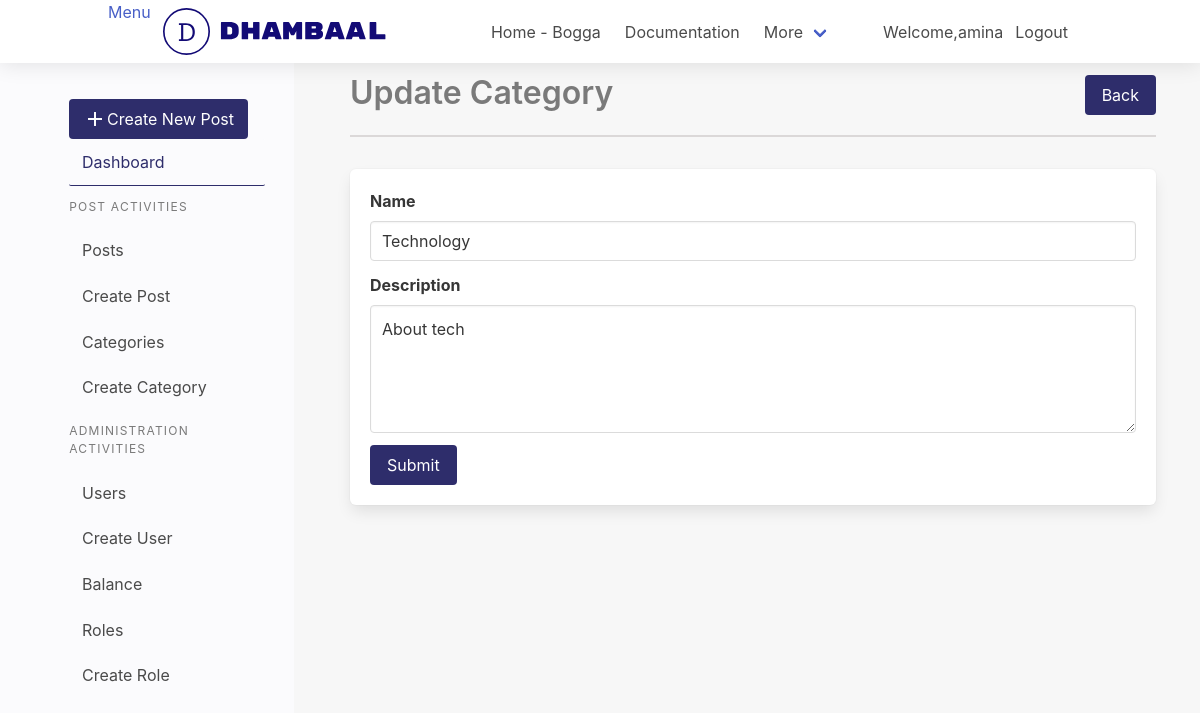
/dashboard/category/1/update/ (signed in), run on the app's committed database.
### app/auth/models/User.py (models this page shows, shortened)
class User(db.Model, UserMixin):
    __tablename__ = 'users'
    id = db.Column(db.Integer, primary_key=True)
    email = db.Column(db.String(255), unique=True)
    username = db.Column(db.String(80), unique=True)
    name = db.Column(db.String(120), nullable=True)
    password = db.Column(db.String(255))
    role = db.Column(db.String(80), default="User")
    confirmed_at = db.Column(db.DateTime())

### app/dashboard/models/category.py (models this page shows, shortened)
@dataclass
class Category(db.Model):
    __name__ = "category"
    id: int = db.Column(db.Integer, nullable=False, primary_key=True)
    name: str = db.Column(db.String(80), nullable=False, unique=True)
    description: str = db.Column(db.Text)
    created_at: datetime = db.Column(
        db.DateTime, nullable=False, default=datetime.utcnow)
    modified_at: datetime = db.Column(
        db.DateTime, nullable=False, default=datetime.utcnow, onupdate=datetime.utcnow)

### app/dashboard/dashboard.py (the view)
@dashboard_bp.route('/category/<int:id>/update/', methods=['GET', 'POST'])
def update_category(id):
    category = Category.query.get_or_404(id)
    form = CategoryForm()
    if form.validate_on_submit():
        category.name = form.name.data
        category.description = form.description.data
        category.save()
        flash("Category Updated Sucessfully", 'is-success')
        return redirect(url_for('dashboard.get_categories'))
    elif request.method == 'GET':
        form.name.data = category.name
        form.description.data = category.description
    return render_template("categories/create_update.html", title="Update Category", form=form)

### app/dashboard/forms/category_form.py
class CategoryForm(FlaskForm):
    name = StringField('Name', validators=[
                       DataRequired(), length(min=3, max=20)])
    description = TextAreaField('Description')
    submit = SubmitField("Submit")

### app/auth/models/User.py (called while the page is built)
@login_manger.user_loader
def load_user(user_id):
    return User.query.get_or_404(int(user_id))

### app/dashboard/templates/categories/create_update.html (shortened to what this page needs)
{% extends 'layout/base.html'%} {% block content%}
{% from 'macro.html' import section_heading with context %}
{{section_heading(title=title,link='dashboard.get_categories',btn_text="Back")}}
{% from 'macro.html' import form_input with context %}
<form method="POST" class="box">
  {{form_input(input=form.name,label=form.name.label,type="input",errors=form.name.errors)}}
  {{form_input(input=form.description,label=form.description.label,type="textarea",errors=form.description.errors)}}
  {{form.submit(class="button is-primary")}}
</form>
{% endblock content %}

### app/dashboard/templates/layout/header.html (shortened to what this page needs)
<nav class="navbar" role="navigation" aria-label="main navigation">
  <div class="container">
    <div class="navbar-brand">
      <a id="sidebar-hide">Menu</a>
      <a class="navbar-item" href="{{url_for('dashboard.index')}}">
      </a>
    </div>
    <div id="nav-links" class="navbar-menu">
      <div class="navbar-start">
        <a class="navbar-item"> Home - Bogga </a>
        <a class="navbar-item"> Documentation </a>
        <div class="navbar-item has-dropdown is-hoverable">
          <a class="navbar-link"> More </a>
        </div>
      </div>
      <div class="navbar-end">
        <div class="navbar-item">
        {%if current_user.is_authenticated%}
          <p>Welcome,{{current_user.username}}</p>
           <a class="navbar-item" href="{{url_for('auth.logout')}}"> Logout </a>
          {%endif%}
        </div>
      </div>
    </div>
  </div>
</nav>

### app/dashboard/templates/macro.html
{% macro section_heading(title="Section
Title",link="dashboard.posts",btn_text="Add") %}
<div class="section-heading">
  <h1 class="title is-3 has-text-grey">{{title}}</h1>
  <a class="button is-primary left" href="{{url_for(link)}}">{{btn_text}}</a>
</div>
{% endmacro %}
{% macro form_input(input=None,label=None,type="input",errors=None) %}
<div class="field">
  {{label(class="label")}} {%if errors%} {%for error in errors %}
  <div class="control">
    {{input(class=type+" is-danger")}}
    <div class="has-text-weight-light has-text-danger">{{error}}</div>
  </div>
  {%endfor%}
  {%else%}
  <div class="control">{{input(class=type)}}</div>
  {%endif%}
</div>
{% endmacro %}

### app/site/static/css/main.css (style rules this page uses)
* { margin:0; box-sizing: border-box; }
.container { width:85%; }
.navbar { box-shadow: 0 2px 20px rgba(0, 0, 0, 0.1); }
.navbar-brand { margin-right: 5rem; }
.button.is-primary { background-color: #2e2d6b; border-color: transparent; color: #fff; }
.section-heading { display:flex; border-bottom: 2px solid rgb(219, 216, 216); margin-bottom: 2rem; justify-content: space-between; }

### data on the page
User: username "amina"
Category: name "Technology", description "About tech"

### other printed values
{{ title }} "Update Category"
{{ btn_text }} "Back"
{{ label(class="label") }} "Name Description"
